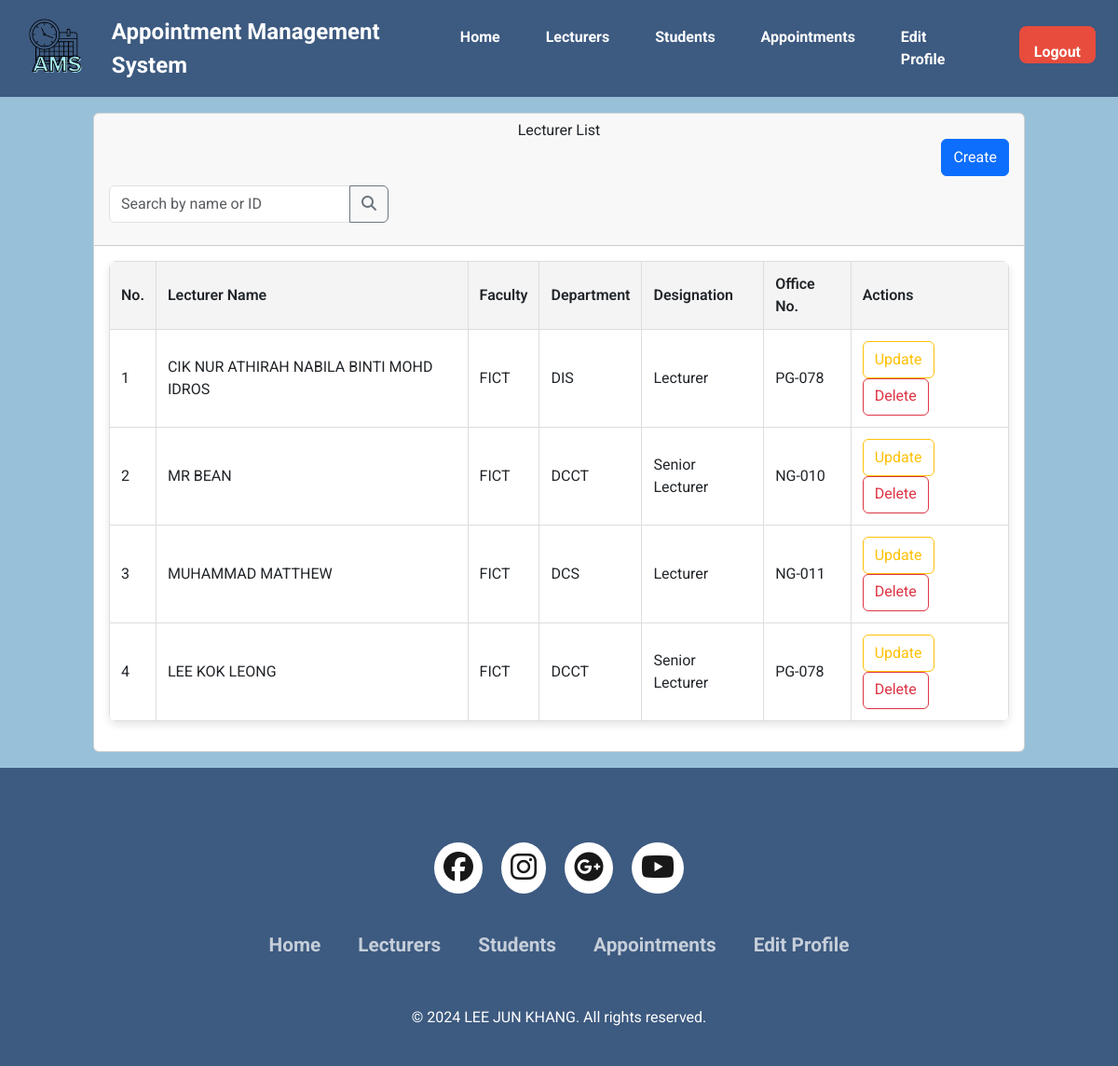
/lecturer_view_admin.php (signed in), run on the app's committed database.
### tables this page shows
CREATE TABLE `lecturers` (
  `id` bigint(11) NOT NULL,
  `user_id` bigint(11) NOT NULL,
  `username` varchar(100) NOT NULL,
  `faculty` varchar(100) NOT NULL,
  `department` varchar(100) NOT NULL,
  `designation` varchar(50) NOT NULL,
  `office_no` text DEFAULT NULL
);

CREATE TABLE `users` (
  `id` bigint(11) NOT NULL,
  `username` varchar(100) NOT NULL,
  `email` varchar(100) NOT NULL,
  `role_id` int(1) NOT NULL,
  `reg_date` datetime NOT NULL,
  `password` varchar(255) NOT NULL,
  `contact_number` varchar(15) NOT NULL
);

### lecturer_view_admin.php (the view, shortened to what this page needs)
<?php
include("database.php");
$email = isset($_SESSION['email']) ? $_SESSION['email'] : null;
$query = "SELECT users.*, roles.role_name
          FROM users
          JOIN roles ON users.role_id = roles.id
          WHERE users.email = ?";
$stmt = $con->prepare($query);
$stmt->bind_param("s", $email);
$stmt->execute();
$result = $stmt->get_result();
$user = $result->fetch_assoc();
$res_id = $user['id'];
$lecturers_query = "SELECT users.id, users.username, users.email, users.contact_number, lecturers.department, lecturers.faculty, lecturers.designation, lecturers.office_no
                    FROM users
                    JOIN lecturers ON users.id = lecturers.user_id
                    WHERE users.role_id = 1
                    ORDER BY users.id DESC";
$stmt = $con->prepare($lecturers_query);
$stmt->execute();
$lecturers_result = $stmt->get_result();
$lecturers = [];
while ($row = $lecturers_result->fetch_assoc()) {
    $lecturers[] = $row;
}
?>
<!DOCTYPE html>
<html lang="en">
<head>
    <link rel="stylesheet" href="css/style.css">
    <link href="https://cdn.jsdelivr.net/npm/bootstrap@5.3.3/dist/css/bootstrap.min.css" rel="stylesheet"
>
    <link rel="stylesheet" type="text/css"
        href="https://cdnjs.cloudflare.com/ajax/libs/font-awesome/6.6.0/css/all.min.css">
    <link rel="stylesheet" href="https://unicons.iconscout.com/release/v4.0.0/css/line.css">
    <link href="https://cdn.jsdelivr.net/npm/tailwindcss@2.2.19/dist/tailwind.min.css" rel="stylesheet">
    <script src="https://cdn.tailwindcss.com"></script>
</head>
<body class="main-box top">
    <header>
        <nav class="navbar">
            <div class="navdiv">
                <div class="image-container">
                    <a href="home_admin.php"><img src="assets/images/logo.png" alt="logo" class="nav-logo"
                            style="width: 70px; height: auto;"></a>
                    <a href="home_admin.php" class="logo-text">Appointment Management System</a>
                </div>
                <ul>
                    <li><a href="home_admin.php">Home</a></li>
                    <li><a href="lecturer_view_admin.php">Lecturers</a></li>
                    <li><a href="student_view_admin.php">Students</a></li>
                    <li><a href="appointment_view_admin.php">Appointments</a></li>
                    <li><a href="edit_profile_admin.php?id=<?php echo $res_id; ?>">Edit Profile</a></li>
                    <li><button><a href="logout.php" class="logout-btn">Logout</a></button></li>
                </ul>
            </div>
        </nav>
    </header>
    <main>
        <div class="container">
            <div class="row">
                <div class="col-md-12">
                    <div class="card">
                        <div class="card-header">
                            <h2 style="text-align: center;">Lecturer List</h2>
                            <div class="d-grid gap-2 d-md-flex justify-content-md-end">
                                <button type="button" class="btn btn-primary" data-bs-toggle="modal"
                                    data-bs-target="#createModal">
                                    <p>Create</p>
                                </button>
                            </div>
                            <div class="input-group mb-3" style="max-width: 300px; margin-top: 10px;">
                                <input type="text" class="form-control" id="searchInput"
                                    placeholder="Search by name or ID">
                                <button class="btn btn-outline-secondary" type="button" id="searchButton">
                                    <i class="fas fa-search"></i>
                                </button>
                            </div>
                        </div>
                        <div class="card-body">
                            <table class="product-table" id="lecturerTable">
                                <thead>
                                    <tr>
                                        <th>No.</th>
                                        <th>Lecturer Name</th>
                                        <th>Faculty</th>
                                        <th>Department</th>
                                        <th>Designation</th>
                                        <th>Office No.</th>
                                        <th>Actions</th>
                                    </tr>
                                </thead>
                                <tbody>
                                    <?php
                                    $count = 1;
                                    if ($lecturers_result->num_rows === 0) {
                                        echo "<tr><td colspan='7' style='text-align: center;'>No lecturers found.</td></tr>";
                                    } else {
                                        foreach ($lecturers as $lecturer) {
                                    ?>
                                    <tr>
                                        <td><?php echo $count; ?></td>
                                        <td><?php echo htmlspecialchars($lecturer["username"]); ?></td>
                                        <td><?php echo htmlspecialchars($lecturer["faculty"] ?? 'N/A'); ?></td>
                                        <td><?php echo htmlspecialchars($lecturer["department"] ?? 'N/A'); ?></td>
                                        <td><?php echo htmlspecialchars($lecturer["designation"] ?? 'N/A'); ?></td>
                                        <td><?php echo htmlspecialchars($lecturer["office_no"] ?? 'N/A'); ?></td>
                                        <td>
                                            <button type="button" class="btn btn-outline-warning" data-bs-toggle="modal"
                                                data-bs-target="#updateModal"
                                                data-id="<?php echo $lecturer['id']; ?>">Update</button>
                                            <a href="lecturer_view_admin.php?delete_id=<?php echo $lecturer['id']; ?>"
                                                class="btn btn-outline-danger"
                                                onclick="return confirm('Are you sure you want to delete this lecturer?')">Delete</a>
                                        </td>
                                    </tr>
                                    <?php
                                            $count++;
                                        }
                                    }
                                    ?>
                                </tbody>
                            </table>
                        </div>
                    </div>
                </div>
            </div>
        </div>
    </main>
    <footer class="footer">
        <div class="footer-container">
            <div class="footer-icons">
                <a href=""><i class="fa-brands fa-facebook"></i></a>
                <a href=""><i class="fa-brands fa-instagram"></i></a>
                <a href=""><i class="fa-brands fa-google-plus"></i></a>
                <a href=""><i class="fa-brands fa-youtube"></i></a>
            </div>
            <div class="footer-nav">
                <ul>
                    <li><a href="home_admin.php">Home</a></li>
                    <li><a href="lecturer_view_admin.php">Lecturers</a></li>
                    <li><a href="student_view_admin.php">Students</a></li>
                    <li><a href="appointment_view_admin.php">Appointments</a></li>
                    <li><a href="edit_profile_admin.php?id=<?php echo $res_id; ?>">Edit Profile</a></li>
                </ul>
            </div>
            <div class="footer-bottom">
                <p>© 2024 LEE JUN KHANG. All rights reserved.</p>
            </div>
        </div>
    </footer>
</body>
</html>

### css/style.css (style rules this page uses)
* { padding: 0; margin: 0; box-sizing: border-box; font-family: 'Roboto', sans-serif; }
body { background: #98C1D9; }
.container { display: flex; align-items: center; justify-content: center; min-height: 90vh; }
.navdiv { text-decoration: none; display: flex; align-items: center; justify-content: space-between; }
.btn { height: 40px; background: #3D5A80; color: white; font-size: 16px; font-weight: bold; border: 2px solid #3D5A80; border-radius: 5px; cursor: pointer; transition: background 0.3s ease, color 0.3s ease, border-color 0.3s ease; text-align: center; line-height: 40px; }
.logout-btn { height: 40px; background-color: red; color: white; font-size: 16px; font-weight: bold; border: 2px solid red; border-radius: 8px; cursor: pointer; text-align: center; line-height: 40px; padding: 0; margin: 0; box-sizing: border-box; display: inline-block; transition: background-color 0.3s ease, color 0.3s ease, border-color 0.3s ease; }
footer { background-color: #3D5A80; }
.footer-container { width: 100%; padding: 70px 30px 20px; }
.footer-icons { display: flex; justify-content: center; }
.footer-icons a { text-decoration: none; padding: 10px; background-color: white; margin: 10px; border-radius: 50%; }
.footer-icons a i { font-size: 2em; color: black; opacity: 0.9; }
.footer-nav { margin: 30px 0; }
.footer-nav ul { display: flex; justify-content: center; }
.footer-nav ul li a { color: white; margin: 20px; text-decoration: none; font-size: 1.3em; opacity: 0.7; transition: 0.5s; }
.footer-bottom { background-color: #3D5A80; padding: 20px; text-align: center; }
.footer-bottom p { color: white; }
.navbar { background: #3D5A80; font-family: calibri; padding-right: 15px; padding-left: 15px; }
.navdiv { display: flex; align-items: center; justify-content: space-between; }
.navdiv ul li a { text-decoration: none; }
.logo-text { font-size: 30px; font-weight: 60; color: white; text-decoration: none; }
.image-container img { width: 100px; height: auto; display: flex; align-items: center; }
.image-container { display: flex; align-items: center; }
.nav-logo { width: 100px; height: auto; margin-right: 10px; }
li { list-style: none; display: inline-block; }
li a { color: white; font-size: 18px; font-weight: bold; margin-right: 25px; }
.product-table { width: 100%; border-collapse: collapse; background-color: #fff; border-radius: 8px; overflow: hidden; box-shadow: 0 4px 8px rgba(0, 0, 0, 0.1); }
.product-table th, .product-table td { padding: 12px; border: 1px solid #ddd; }
.product-table th { background-color: #f2f2f2; font-weight: bold; }

### lecturer_view_admin.php (style rules this page uses)
body { background: #98C1D9; }
.main-box { min-height: 100vh; display: flex; flex-direction: column; justify-content: space-between; }
.navbar { background-color: #3D5A80; padding: 1rem 1.5rem; display: flex; justify-content: space-between; align-items: center; }
.navdiv { display: flex; align-items: center; width: 100%; justify-content: space-between; }
.image-container { display: flex; align-items: center; gap: 1rem; }
.logo-text { font-size: 1.5rem; font-weight: bold; color: white; text-decoration: none; }
.navdiv ul { list-style: none; display: flex; gap: 1.5rem; margin: 0; padding: 0; }
.navdiv ul li a { color: white; text-decoration: none; font-size: 1rem; transition: color 0.3s; }
.logout-btn { background-color: #e74c3c; color: white; padding: 0.5rem 1rem; border: none; border-radius: 0.5rem; cursor: pointer; transition: background-color 0.3s; }
.product-table { width: 100%; border-collapse: collapse; margin-bottom: 1rem; }
.product-table th, .product-table td { padding: 0.75rem; text-align: left; border-bottom: 1px solid #ddd; }
.product-table th { background-color: #f4f4f4; font-weight: 600; }

### data on the page
lecturers: user.username "CIK NUR ATHIRAH NABILA BINTI MOHD IDROS", faculty "FICT", department "DIS", designation "Lecturer", office_no "PG-078"
lecturers: user.username "MR BEAN", faculty "FICT", department "DCCT", designation "Senior Lecturer", office_no "NG-010"
lecturers: user.username "MUHAMMAD MATTHEW", faculty "FICT", department "DCS", designation "Lecturer", office_no "NG-011"
lecturers: user.username "LEE KOK LEONG", faculty "FICT", department "DCCT", designation "Senior Lecturer", office_no "PG-078"
